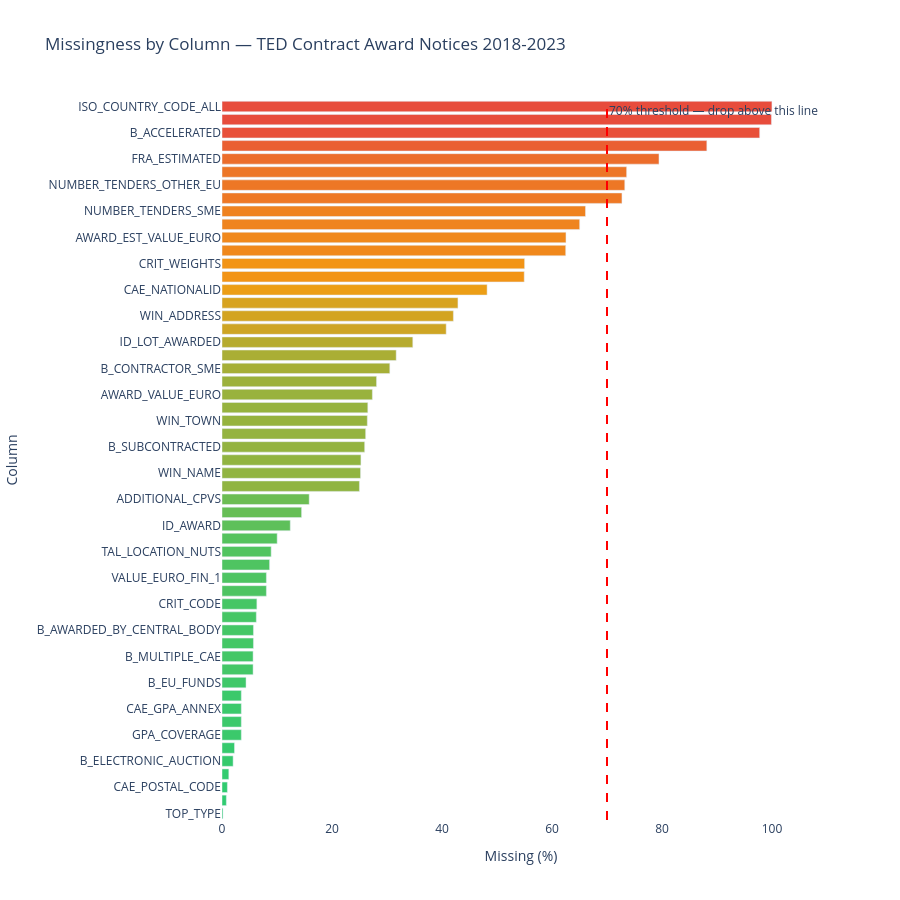

Here is the notebook cell this chart was saved with:
### Code cell
# Visualise missingness as a horizontal bar chart
fig = px.bar(
    missing[missing['missing_pct'] > 0].reset_index(),
    x='missing_pct',
    y='index',
    orientation='h',
    color='missing_pct',
    color_continuous_scale=['#2ecc71', '#f39c12', '#e74c3c'],
    title='Missingness by Column — TED Contract Award Notices 2018-2023',
    labels={'missing_pct': 'Missing (%)', 'index': 'Column'},
    height=900
)

fig.add_vline(
    x=70,
    line_dash='dash',
    line_color='red',
    annotation_text='70% threshold — drop above this line',
    annotation_position='top right'
)

fig.update_layout(
    yaxis={'categoryorder': 'total ascending'},
    plot_bgcolor='white',
    coloraxis_showscale=False
)

fig.show()

### Figure 1 — Plotly figure (JSON) as saved in the notebook; plotly's stock layout.template omitted (floating-point values rounded to 4 significant figures)
{"data": [{"hovertemplate": "Missing (%)=%{marker.color}<br>Column=%{y}<extra></extra>", "legendgroup": "", "marker": {"color": [99.99, 99.9, 97.76, 88.15, 79.45, 73.57, 73.23, 72.72, 66.09, 65.03, 62.54, 62.49, 55.02, 54.95, 48.2, 42.9, 42.07, 40.76, 34.69, 31.67, 30.51, 28.1, 27.34, 26.51, 26.42, 26.12, 25.94, 25.26, 25.19, 24.99, 15.85, 14.47, 12.41, 10.03, 8.94, 8.65, 8.07, 8.07, 6.34, 6.24, 5.72, 5.72, 5.65, 5.65, 4.37, 3.51, 3.51, 3.51, 3.51, 2.27, 2.02, 1.24, 0.98, 0.79, 0.18], "coloraxis": "coloraxis", "pattern": {"shape": ""}}, "name": "", "orientation": "h", "showlegend": false, "textposition": "auto", "type": "bar", "x": [99.99, 99.9, 97.76, 88.15, 79.45, 73.57, 73.23, 72.72, 66.09, 65.03, 62.54, 62.49, 55.02, 54.95, 48.2, 42.9, 42.07, 40.76, 34.69, 31.67, 30.51, 28.1, 27.34, 26.51, 26.42, 26.12, 25.94, 25.26, 25.19, 24.99, 15.85, 14.47, 12.41, 10.03, 8.94, 8.65, 8.07, 8.07, 6.34, 6.24, 5.72, 5.72, 5.65, 5.65, 4.37, 3.51, 3.51, 3.51, 3.51, 2.27, 2.02, 1.24, 0.98, 0.79, 0.18], "xaxis": "x", "y": ["ISO_COUNTRY_CODE_ALL", "EU_INST_CODE", "B_ACCELERATED", "INFO_ON_NON_AWARD", "FRA_ESTIMATED", "NUMBER_TENDERS_NON_EU", "NUMBER_TENDERS_OTHER_EU", "WIN_NATIONALID", "NUMBER_TENDERS_SME", "CRIT_PRICE_WEIGHT", "AWARD_EST_VALUE_EURO", "NUMBER_OFFERS_ELECTR", "CRIT_WEIGHTS", "CRIT_CRITERIA", "CAE_NATIONALID", "CONTRACT_NUMBER", "WIN_ADDRESS", "WIN_POSTAL_CODE", "ID_LOT_AWARDED", "B_AWARDED_TO_A_GROUP", "B_CONTRACTOR_SME", "ID_LOT", "AWARD_VALUE_EURO", "NUMBER_OFFERS", "WIN_TOWN", "WIN_COUNTRY_CODE", "B_SUBCONTRACTED", "TITLE", "WIN_NAME", "DT_AWARD", "ADDITIONAL_CPVS", "AWARD_VALUE_EURO_FIN_1", "ID_AWARD", "B_DYN_PURCH_SYST", "TAL_LOCATION_NUTS", "VALUE_EURO", "VALUE_EURO_FIN_2", "VALUE_EURO_FIN_1", "CRIT_CODE", "B_GPA", "B_INVOLVES_JOINT_PROCUREMENT", "B_AWARDED_BY_CENTRAL_BODY", "B_MULTIPLE_COUNTRY", "B_MULTIPLE_CAE", "B_EU_FUNDS", "GPA_COVERAGE", "ISO_COUNTRY_CODE_GPA", "CAE_GPA_ANNEX", "MAIN_CPV_CODE_GPA", "LOTS_NUMBER", "B_ELECTRONIC_AUCTION", "CAE_ADDRESS", "CAE_POSTAL_CODE", "B_ON_BEHALF", "TOP_TYPE"], "yaxis": "y"}], "layout": {"annotations": [{"showarrow": false, "text": "70% threshold — drop above this line", "x": 70, "xanchor": "left", "xref": "x", "y": 1, "yanchor": "top", "yref": "y domain"}], "barmode": "relative", "coloraxis": {"colorbar": {"title": {"text": "Missing (%)"}}, "colorscale": [[0, "#2ecc71"], [0.5, "#f39c12"], [1, "#e74c3c"]], "showscale": false}, "height": 900, "legend": {"tracegroupgap": 0}, "plot_bgcolor": "white", "shapes": [{"line": {"color": "red", "dash": "dash"}, "type": "line", "x0": 70, "x1": 70, "xref": "x", "y0": 0, "y1": 1, "yref": "y domain"}], "title": {"text": "Missingness by Column — TED Contract Award Notices 2018-2023"}, "xaxis": {"anchor": "y", "domain": [0, 1], "title": {"text": "Missing (%)"}}, "yaxis": {"anchor": "x", "categoryorder": "total ascending", "domain": [0, 1], "title": {"text": "Column"}}}}
